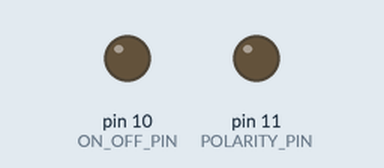
This sketch was run on a simulated Arduino Uno, built with avr-gcc and run on an emulated ATmega328P. Parts: output pins drawn as LEDs (lit = HIGH). Random numbers use the default seed unless the sketch sets one.

Above: at 0.1 s.
At 59.9 s:
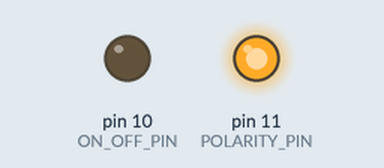
At 82.6 s:
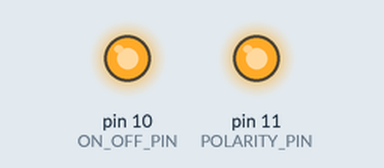
At 128.5 s:
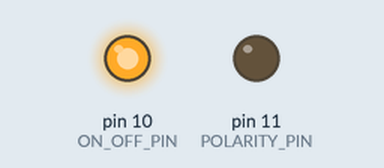
Timing chart, 0 to 130.0 s (numbered marks = the images above):
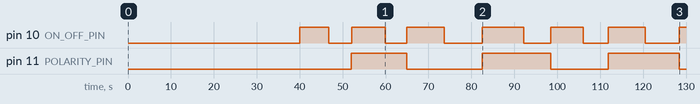

Measured:
- by itself, pin 10 (ON_OFF_PIN): LOW → HIGH at 40.0 s, → LOW 6.8 s later, → HIGH 5.3 s later, → LOW 7.8 s later, … (13 changes in this stretch)
- by itself, pin 11 (POLARITY_PIN): goes HIGH 12.9 s, LOW 17.6 s, HIGH 15.9 s, LOW 13.4 s, HIGH 16.5 s, then LOW

The sketch:

spring-pile-spring-venus.ino
```cpp
// constants
const int STATE_RESETTING = 0;
const int STATE_INIT = 1;
const int STATE_MOVING_UP = 2;
const int STATE_PAUSED_UP = 3;
const int STATE_MOVING_DOWN = 4;
const int STATE_PAUSED_DOWN = 5;

const int ON_OFF_PIN = 10;
const int POLARITY_PIN = 11;

const int RESET_DURATION = 20 * 1000;
const int INIT_DURATION = 20 * 1000;

const int MIN_PAUSE_DURATION = 5 * 1000;
const int MAX_PAUSE_DURATION = 10 * 1000;

const int MIN_MOVING_UP_DURATION = 5 * 1000;
const int MAX_MOVING_UP_DURATION = 10 * 1000;
const int MOVING_DOWN_DURATION_ADDITION = 1000;


// vars
int previousState = -1;
int currentState = -1;
int pauseDuration = 0;
int movingUpDuration = 0;
int movingDownDuration = 0;


// arduino methods
void setup() {
  // set pins
  pinMode(ON_OFF_PIN, OUTPUT);
  pinMode(POLARITY_PIN, OUTPUT);

  // set initial state
  setState(STATE_RESETTING);
}

void loop() {
  switch (currentState) {
    case STATE_RESETTING:
      reset();
      break;

    case STATE_INIT:
      prepare();
      break;

    case STATE_MOVING_UP:
      moveUp();
      break;

    case STATE_PAUSED_UP:
      pause();
      break;

    case STATE_MOVING_DOWN:
      moveDown();
      break;

    case STATE_PAUSED_DOWN:
      pause();
      break;
  }

  gotoNextState();
}


// method definitions
void reset() {
  // set to move cylinder down
  digitalWrite(ON_OFF_PIN, LOW);
  digitalWrite(POLARITY_PIN, LOW);

  // stay at this setting long enough to
  // ensure cylinder goes all the way down
  delay(RESET_DURATION);
}

void prepare() {
  // remain inactive for a short while
  delay(INIT_DURATION);
}

void moveUp() {
  // set pin for actuator to move cylinder upwards
  digitalWrite(POLARITY_PIN, LOW);

  // delay shortly to ensure polarity is switched
  // before powering actuator
  delay(10);

  // power actuator
  digitalWrite(ON_OFF_PIN, HIGH);

  // get new random duration
  setMovingUpDuration();
  delay(movingUpDuration);
}

void moveDown() {
  // set pin for actuator to move cylinder downwards
  digitalWrite(POLARITY_PIN, HIGH);

  // delay shortly to ensure polarity is switched
  // before powering actuator
  delay(10);

  // power actuator
  digitalWrite(ON_OFF_PIN, HIGH);

  // get new random duration
  setMovingDownDuration();
  delay(movingDownDuration);
}

void pause() {
  // disable pin so actuator is off
  digitalWrite(ON_OFF_PIN, LOW);

  // get new random duration
  setPauseDuration();
  delay(pauseDuration);
}


// state methods
void setState(int newState) {
  // quick exit if same state
  if (newState == currentState) {
    return;
  }

  // set new state
  previousState = currentState;
  currentState = newState;
}

void gotoNextState() {
  switch (currentState) {
    case STATE_RESETTING:
      setState(STATE_INIT);
      break;

    case STATE_INIT:
      setState(STATE_MOVING_UP);
      break;

    case STATE_MOVING_UP:
      setState(STATE_PAUSED_UP);
      break;

    case STATE_PAUSED_UP:
      setState(STATE_MOVING_DOWN);
      break;

    case STATE_MOVING_DOWN:
      setState(STATE_PAUSED_DOWN);
      break;

    case STATE_PAUSED_DOWN:
      setState(STATE_MOVING_UP);
      break;
  }
}


// duration calculation methods
void setPauseDuration() {
  pauseDuration = random(MIN_PAUSE_DURATION, MAX_PAUSE_DURATION);
}

void setMovingUpDuration() {
  movingUpDuration = random(MIN_MOVING_UP_DURATION, MAX_MOVING_UP_DURATION);
}

void setMovingDownDuration() {
  movingDownDuration = movingUpDuration + MOVING_DOWN_DURATION_ADDITION;
}
```
